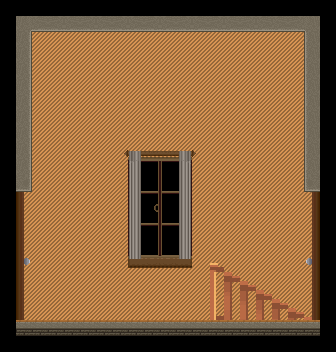

A level layout from a 2D game, rendered from its tile map. Below: a short description, then the map file with its tile-grid data intact:
An orthogonal 21x22 tile map with 16x16 px tiles, 3 tile layers (bg wall, bg obj, fg + ground + side walls).

<map version="1.0" orientation="orthogonal" renderorder="left-up" width="21" height="22" tilewidth="16" tileheight="16" nextobjectid="5">
 <tileset firstgid="1" name="tiles" tilewidth="16" tileheight="16" tilecount="1024" columns="32">
  <image source="tiles.png" width="512" height="512" />
 </tileset>
 <layer name="bg wall" width="21" height="22">
  <data encoding="csv">
0,0,0,0,0,0,0,0,0,0,0,0,0,0,0,0,0,0,0,0,0,
0,0,0,0,0,0,0,0,0,0,0,0,0,0,0,0,0,0,0,0,0,
0,450,9,9,9,9,9,9,9,9,9,9,9,9,9,9,9,9,9,0,0,
0,450,9,9,9,9,9,9,9,9,9,9,9,9,9,9,9,9,9,0,0,
0,450,9,9,9,9,9,9,9,9,9,9,9,9,9,9,9,9,9,0,0,
0,450,9,9,9,9,9,9,9,9,9,9,9,9,9,9,9,9,9,450,0,
0,450,9,9,9,9,9,9,9,9,9,9,9,9,9,9,9,9,9,450,0,
0,450,9,9,9,9,9,9,9,9,9,9,9,9,9,9,9,9,9,450,0,
0,450,9,9,9,9,9,9,9,9,9,9,9,9,9,9,9,9,9,450,0,
0,450,9,9,9,9,9,9,135,136,136,138,9,9,9,9,9,9,9,450,0,
0,450,9,9,9,9,9,9,167,168,169,170,9,9,9,9,9,9,9,450,0,
0,450,9,9,9,9,9,9,199,200,201,202,9,9,9,9,9,9,9,450,0,
0,9,9,9,9,9,9,9,231,232,233,234,9,9,9,9,9,9,9,9,0,
0,9,9,9,9,9,9,9,263,264,265,266,9,9,9,9,9,9,9,9,0,
0,9,9,9,9,9,9,9,295,296,297,298,9,9,9,9,9,9,9,9,0,
0,9,9,9,9,9,9,9,327,328,329,330,9,9,9,9,9,9,9,9,0,
0,9,9,9,9,9,9,9,359,360,360,362,9,9,9,9,9,9,9,9,0,
0,9,9,9,9,9,9,9,9,9,9,9,9,9,9,9,9,9,9,9,0,
0,9,9,9,9,9,9,9,9,9,9,9,9,9,9,9,9,9,9,9,0,
0,9,9,9,9,9,9,9,9,9,9,9,9,9,9,9,9,9,9,9,0,
0,0,0,0,0,0,0,0,0,0,0,0,0,0,0,0,0,0,0,0,0,
0,0,0,0,0,0,0,0,0,0,0,0,0,0,0,0,0,0,0,0,0
</data>
 </layer>
 <layer name="bg obj" width="21" height="22">
  <data encoding="csv">
0,0,0,0,0,0,0,0,0,0,0,0,0,0,0,0,0,0,0,0,0,
0,0,0,0,0,0,0,0,0,0,0,0,0,0,0,0,0,0,0,0,0,
0,0,0,0,0,0,0,0,0,0,0,0,0,0,0,0,0,0,0,0,0,
0,0,0,0,0,0,0,0,0,0,0,0,0,0,0,0,0,0,0,0,0,
0,0,0,0,0,0,0,0,0,0,0,0,0,0,0,0,0,0,0,0,0,
0,0,0,0,0,0,0,0,0,0,0,0,0,0,0,0,0,0,0,0,0,
0,0,0,0,0,0,0,0,0,0,0,0,0,0,0,0,0,0,0,0,0,
0,0,0,0,0,0,0,0,0,0,0,0,0,0,0,0,0,0,0,0,0,
0,0,0,0,0,0,0,0,0,0,0,0,0,0,0,0,0,0,0,0,0,
0,0,0,0,0,0,0,106,107,108,2147483756,2147483755,2147483754,0,0,0,0,0,0,0,0,
0,0,0,0,0,0,0,0,139,0,0,2147483787,0,565,0,0,0,0,0,0,0,
0,0,0,0,0,0,0,0,109,0,0,2147483757,0,597,0,0,0,0,0,0,0,
0,0,0,0,0,0,0,0,109,0,0,2147483757,0,629,0,0,0,0,0,0,0,
0,0,0,0,0,0,0,0,109,0,0,2147483757,0,661,0,0,0,0,0,0,0,
0,0,0,0,0,0,0,0,109,0,0,2147483757,0,0,0,0,0,0,0,0,0,
0,0,0,0,0,0,0,719,109,0,716,2147483757,0,0,0,0,0,0,0,0,0,
0,0,0,0,0,0,0,0,141,0,0,2147483789,0,2147484069,0,0,0,0,0,0,0,
0,0,0,0,0,0,0,0,0,0,0,0,0,2147484068,235,236,0,0,0,0,0,
0,0,0,0,0,0,0,0,0,0,0,0,0,2147484068,267,268,269,270,0,0,0,
0,0,0,0,0,0,0,0,0,0,0,0,0,2147484036,299,300,301,302,303,304,0,
0,0,0,0,0,0,0,0,0,0,0,0,0,0,0,0,0,0,0,0,0,
0,0,0,0,0,0,0,0,0,0,0,0,0,0,0,0,0,0,0,0,0
</data>
 </layer>
 <layer name="fg + ground + side walls" width="21" height="22">
  <data encoding="csv">
0,0,0,0,0,0,0,0,0,0,0,0,0,0,0,0,0,0,0,0,0,
0,2147483873,2684354721,536871073,2684354721,536871073,2684354721,536871073,2684354721,536871073,2684354721,536871073,2684354721,536871073,2684354721,536871073,2684354721,2684354721,536871073,225,0,
0,161,0,0,0,0,0,0,0,0,0,0,0,0,0,0,0,0,0,2147483809,0,
0,161,0,0,0,0,0,0,0,0,0,0,0,0,0,0,0,0,0,2147483809,0,
0,161,0,0,0,0,0,0,0,0,0,0,0,0,0,0,0,0,0,2147483809,0,
0,161,0,0,0,0,0,0,0,0,0,0,0,0,0,0,0,0,0,2147483809,0,
0,161,0,0,0,0,0,0,0,0,0,0,0,0,0,0,0,0,0,2147483809,0,
0,161,0,0,0,0,0,0,0,0,0,0,0,0,0,0,0,0,0,2147483809,0,
0,161,0,0,0,0,0,0,0,0,0,0,0,0,0,0,0,0,0,2147483809,0,
0,161,0,0,0,0,0,0,0,0,0,0,0,0,0,0,0,0,0,2147483809,0,
0,161,0,0,0,0,0,0,0,0,0,0,0,0,0,0,0,0,0,2147483809,0,
0,193,0,0,0,0,0,0,0,0,0,0,0,0,0,0,0,0,0,2147483841,0,
0,257,0,0,0,0,0,0,0,0,0,0,0,0,0,0,0,0,0,2147483905,0,
0,257,0,0,0,0,0,0,0,0,0,0,0,0,0,0,0,0,0,2147483905,0,
0,257,0,0,0,0,0,0,0,0,0,0,0,0,0,0,0,0,0,2147483905,0,
0,257,0,0,0,0,0,0,0,0,0,0,0,0,0,0,0,0,0,2147483905,0,
0,289,0,0,0,0,0,0,0,0,0,0,0,0,0,0,0,0,0,2147483937,0,
0,257,0,0,0,0,0,0,0,0,0,0,0,0,0,0,0,0,0,2147483905,0,
0,257,0,0,0,0,0,0,0,0,0,0,0,0,0,0,0,0,0,2147483905,0,
0,257,0,0,0,0,0,0,0,0,0,0,0,0,0,0,0,0,0,2147483905,0,
0,129,129,129,129,129,129,129,129,129,129,129,129,129,129,129,129,129,129,129,0,
0,0,0,0,0,0,0,0,0,0,0,0,0,0,0,0,0,0,0,0,0
</data>
 </layer>
</map>
